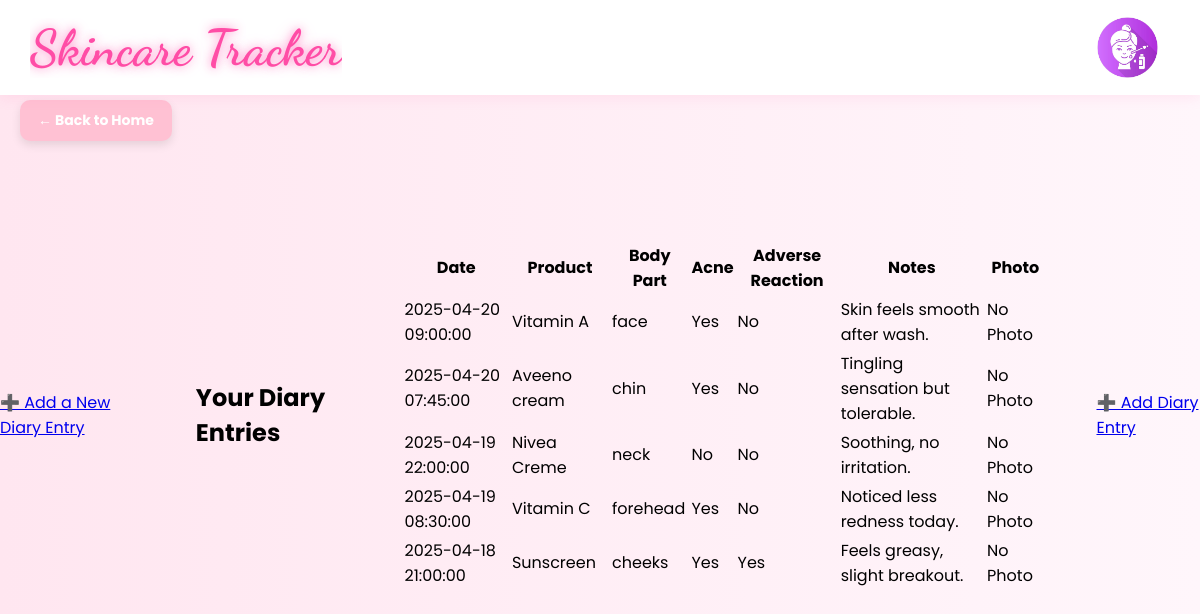
Screenshot of /diary/ (signed in) with the database file from the repository.
### tables this page shows
CREATE TABLE Diaries (
    diary_id INTEGER PRIMARY KEY AUTOINCREMENT,
    user_id INTEGER NOT NULL,
    date TIMESTAMP,
    product_id INTEGER,
    body_part TEXT,
    acne BOOLEAN,          
    adverse BOOLEAN,        
    diary_note TEXT,
    diary_photo TEXT,
    FOREIGN KEY (user_id) REFERENCES Users(user_id),
    FOREIGN KEY (product_id) REFERENCES "Products_old"(product_id)
);

CREATE TABLE Products (
    product_id INTEGER PRIMARY KEY AUTOINCREMENT,
    product_name TEXT NOT NULL,
    type TEXT,
    amazon_link TEXT,
    directions TEXT,
    shelflife INTEGER,
    ingredients TEXT,
    product_pic TEXT
, user_id INTEGER REFERENCES Users(user_id));

### routes/diary_routes.py (the view)
@diary_bp.route("/")
def view_diary():
    user_id = session.get("user_id", 1)
    db = __import__("app").app.get_db_connection()
    entries = db.execute(
        """
        SELECT *, P.product_name
        FROM Diaries D LEFT JOIN Products P ON D.product_id = P.product_id
        WHERE D.user_id = ?
        ORDER BY D.date DESC
        """,
        (user_id,),
    ).fetchall()
    db.close()
    return render_template("diary.html", diary_entries=entries)

### app.py (called while the page is built)
def get_db_connection():
    conn = sqlite3.connect(st_db)
    conn.row_factory = sqlite3.Row
    return conn

### templates/diary/diary.html (shortened to what this page needs)
{% extends "base.html" %}
{% block content %}
<a href="/homepage" class="corner-back-btn">← Back to Home</a>
<div>
    <a href="/diary/add" class="btn btn-primary mt-4">➕ Add a New Diary Entry</a>
</div>
<div class="container mt-5">
    <h2 class="mb-4">Your Diary Entries</h2>
    {% if diary_entries %}
    <table class="table table-bordered">
        <thead>
            <tr>
                <th>Date</th>
                <th>Product</th>
                <th>Body Part</th>
                <th>Acne</th>
                <th>Adverse Reaction</th>
                <th>Notes</th>
                <th>Photo</th>
            </tr>
        </thead>
        <tbody>
            {% for entry in diary_entries %}
            <tr>
                <td>{{ entry.date }}</td>
                <td>{{ entry.product_name }}</td>
                <td>{{ entry.body_part }}</td>
                <td>{{ 'Yes' if entry.acne else 'No' }}</td>
                <td>{{ 'Yes' if entry.adverse else 'No' }}</td>
                <td>{{ entry.diary_note }}</td>
                <td>
                    {% if entry.photo %}
                    <img src="{{ url_for('static', filename='uploads/' ~ entry.photo) }}" class="img-fluid"
                        alt="Diary photo" style="max-height: 100px;">
                    {% else %}
                    No Photo
                    {% endif %}
                </td>
            </tr>
            {% endfor %}
        </tbody>
    </table>
    {% else %}
    <p>You haven't added any diary entries yet.</p>
    {% endif %}
    <a href="diary/add" class="btn btn-primary mt-4">➕ Add Diary Entry</a>
</div>
{% endblock %}

### static/css/style.css (style rules this page uses)
body { font-family: 'Poppins', sans-serif; background: linear-gradient(to right, #ffe6f0, #fff6fb); margin: 0; padding: 0; }
.container { display: flex; justify-content: center; align-items: center; height: 80vh; gap: 50px; position: relative; z-index: 1; }
.corner-back-btn { position: fixed; top: 100px; left: 20px; background-color: #ffc1d3; color: white; font-weight: bold; padding: 10px 18px; border-radius: 10px; text-align: center; text-decoration: none; font-size: 14px; z-index: 999; box-shadow: 0 4px 10px rgba(0, 0, 0, 0.1); transition: background 0.2s ease-in-out; }

### rows the page displays
Diaries: date "2025-04-20 09:00:00", product_name "Vitamin A", body_part "face", acne "Yes", adverse "No", diary_note "Skin feels smooth after wash."
Diaries: date "2025-04-20 07:45:00", product_name "Aveeno cream", body_part "chin", acne "Yes", adverse "No", diary_note "Tingling sensation but tolerable."
Diaries: date "2025-04-19 22:00:00", product_name "Nivea Creme", body_part "neck", acne "No", adverse "No", diary_note "Soothing, no irritation."
Diaries: date "2025-04-19 08:30:00", product_name "Vitamin C", body_part "forehead", acne "Yes", adverse "No", diary_note "Noticed less redness today."
Diaries: date "2025-04-18 21:00:00", product_name "Sunscreen", body_part "cheeks", acne "Yes", adverse "Yes", diary_note "Feels greasy, slight breakout."
